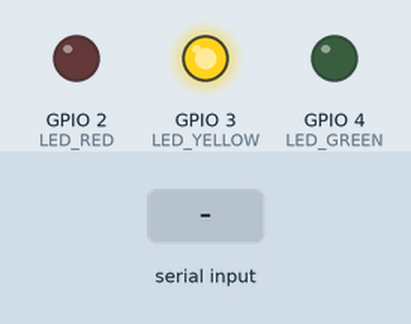
Bench run of a sketch on a simulated ESP32. Parts: output pins drawn as LEDs (lit = HIGH). The test bench sets the inputs (shaded band). WiFi joins after 1.5 s; servers stay silent unless stated; random numbers use the default seed unless the sketch sets one; what the sketch prints to the serial monitor is not drawn.

Above: at 1.2 s.
1.3 s: "1\n" received over Serial
At 2.1 s:
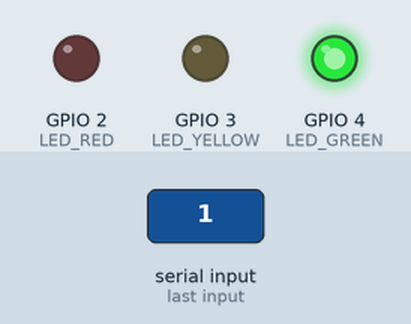
3.0 s: "1\n" received over the second serial link
Timing chart, 0 to 6.0 s (numbered marks = the images above; inputs shaded):
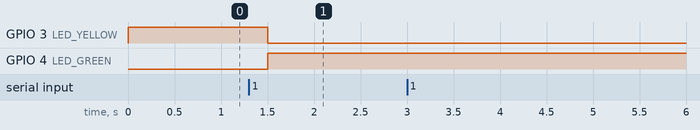

Measured:
- after the input at 3.0 s, every drawn part: stays the same

The sketch:

UWB_C3_WiFi.ino
```cpp
// 执行程序：Wi-Fi、UDP回传、UWB串口读取与解析。
// 所有需要填写的信息在同目录 UserConfig.h 中；请先打开该文件。
#include <Arduino.h>
#include <HardwareSerial.h>
#include <WiFi.h>
#include <WiFiUdp.h>
#include <esp_system.h>
#include "RangeFrameParser.h"

#include "UserConfig.h"
#if !defined(CONFIG_IDF_TARGET_ESP32C3)
#error "此工程用于ESP32-C3，请选择对应C3板型；S3请打开UWB_S3_WiFi工程。"
#endif

HardwareSerial UWB(1);
RangeFrameParser localParser(RECORDS_PER_FRAME);
WiFiUDP udp;
enum LinkState { CONNECTING, CONNECTED, TIMED_OUT };
LinkState state = CONNECTING;
uint32_t stateSince = 0, sequence = 0, sessionId = 0;
uint32_t lastHeartbeat = 0, lastByte = 0, lastStatus = 0;
uint32_t droppedBytes = 0, sendErrors = 0;
uint8_t raw[128];
size_t rawLength = 0;
String deviceId;
char command[128];
size_t commandLength = 0;
bool commandOverflow = false;

void leds(bool red, bool yellow, bool green) {
  digitalWrite(LED_RED, red == LED_ACTIVE_HIGH ? HIGH : LOW);
  digitalWrite(LED_YELLOW, yellow == LED_ACTIVE_HIGH ? HIGH : LOW);
  digitalWrite(LED_GREEN, green == LED_ACTIVE_HIGH ? HIGH : LOW);
}

void startConnect() {
  state = CONNECTING;
  stateSince = millis();
  leds(false, true, false);
  WiFi.begin(WIFI_SSID, WIFI_PASSWORD);
  Serial.printf("正在连接 Wi-Fi：%s\n", WIFI_SSID); // 不打印密码
}

void updateWiFi() {
  const uint32_t now = millis();
  if (WiFi.status() == WL_CONNECTED) {
    if (state != CONNECTED) {
      state = CONNECTED;
      leds(false, false, true);
      udp.begin(0); // 使用本地临时 UDP 端口
      Serial.printf("Wi-Fi连接成功，本机 IP：%s，上位机：%s:%u\n",
                    WiFi.localIP().toString().c_str(), PC_IP, PC_UDP_PORT);
    }
    return;
  }
  if (state == CONNECTED) {
    udp.stop();
    WiFi.disconnect();
    startConnect();
  } else if (state == CONNECTING && now - stateSince >= CONNECT_TIMEOUT_MS) {
    state = TIMED_OUT;
    stateSince = now;
    WiFi.disconnect();
    leds(true, false, false);
    Serial.println("Wi-Fi连接超时：红灯点亮，5秒后重试。");
  } else if (state == TIMED_OUT && now - stateSince >= RETRY_WAIT_MS) {
    startConnect();
  }
}

// 原始串口字节不改写。十六进制只用于 JSON 传输表示；后端恢复字节解析。
// 添加本机身份、启动会话和序号，避免标签混淆及 UDP 丢包后拼错帧。
void sendRaw(const uint8_t *data, size_t length) {
  if (state != CONNECTED) { droppedBytes += length; return; }
  char hex[257];
  const char *digits = "0123456789ABCDEF";
  for (size_t i = 0; i < length; ++i) {
    hex[2 * i] = digits[data[i] >> 4];
    hex[2 * i + 1] = digits[data[i] & 15];
  }
  hex[2 * length] = 0;
  char packet[640];
  const int n = snprintf(packet, sizeof(packet),
    "{\"v\":1,\"device\":\"%s\",\"session\":%lu,\"seq\":%lu,"
    "\"role\":\"%s\",\"self_id\":\"%s\",\"records\":%u,"
    "\"uptime_ms\":%lu,\"hex\":\"%s\"}", deviceId.c_str(),
    (unsigned long)sessionId, (unsigned long)sequence++, LOCAL_ROLE,
    LOCAL_ID_HEX, RECORDS_PER_FRAME, (unsigned long)millis(), hex);
  if (n <= 0 || n >= (int)sizeof(packet)) { ++sendErrors; return; }
  if (!udp.beginPacket(PC_IP, PC_UDP_PORT)) { ++sendErrors; return; }
  udp.write((const uint8_t *)packet, n);
  if (!udp.endPacket()) ++sendErrors;
}

// 保留电脑串口发送 AT 指令的能力，自动补上回车换行。
// AT 配置前仍需按手册将 UWB 自身 GPIO17 拉低；测距时恢复高/悬空。
void readCommands() {
  while (Serial.available()) {
    char c = (char)Serial.read();
    if (c == '\r' || c == '\n') {
      if (commandOverflow) Serial.println("指令过长，已丢弃。");
      else if (commandLength) {
        command[commandLength] = 0;
        UWB.write((const uint8_t *)command, commandLength);
        UWB.print("\r\n");
        Serial.printf("发送指令：%s\n", command);
      }
      commandLength = 0;
      commandOverflow = false;
    } else if (!commandOverflow) {
      if (commandLength < sizeof(command) - 1) command[commandLength++] = c;
      else commandOverflow = true;
    }
  }
}

// 本地保留先前程序的可读距离；网络发送的仍是原始字节。
void printLocalRange() {
  const uint8_t *f = localParser.frame;
  for (uint8_t i = 0; i < RECORDS_PER_FRAME; ++i) {
    const size_t k = 5 + 6 * i;
    const uint32_t id = (uint32_t(f[k]) << 24) | (uint32_t(f[k+1]) << 16)
                      | (uint32_t(f[k+2]) << 8) | f[k+3];
    const uint16_t cm = (uint16_t(f[k+4]) << 8) | f[k+5];
    Serial.printf("距离%s%lu号，相距%u cm。\n", f[4] ? "基站" : "标签",
                  (unsigned long)id, (unsigned)cm);
  }
}

// 让AT指令的可读回复继续出现在串口监视器。
void printTextByte(uint8_t b) {
  if ((b >= 32 && b <= 126) || b == '\r' || b == '\n') Serial.write(b);
}

void flushRaw() {
  if (!rawLength) return;
  sendRaw(raw, rawLength);
  if (PRINT_RAW_HEX) {
    Serial.print("串口原始数据：");
    for (size_t i = 0; i < rawLength; ++i) Serial.printf("%02X ", raw[i]);
    Serial.println();
  }
  rawLength = 0;
}

void setup() {
  Serial.begin(CONSOLE_BAUD); // 电脑调试串口，与 UWB 921600 独立
  pinMode(LED_RED, OUTPUT); pinMode(LED_YELLOW, OUTPUT); pinMode(LED_GREEN, OUTPUT);
  leds(false, true, false);
  UWB.setRxBufferSize(4096);
  UWB.begin(UWB_BAUD, SERIAL_8N1, UWB_RX, UWB_TX);
  WiFi.mode(WIFI_STA);
  WiFi.setSleep(false); // 关闭 Wi-Fi 省电，可能避开某些接入点与省电机制的兼容问题。
  bool powerOK = WiFi.setTxPower(WIFI_POWER_8_5dBm); // 排查用：降低发射功率，观察是否与供电或射频状态有关
  Serial.printf("设置发射功率：%s\n", powerOK ? "成功" : "失败"); // 排查用：降低发射功率，观察是否与供电或射频状态有关
  WiFi.setAutoReconnect(false); // 使用本程序的非阻塞超时/重试状态机
  deviceId = WiFi.macAddress();
  sessionId = esp_random();
  startConnect();
}

void loop() {
  updateWiFi(); // 不使用等待联网的 while，断网时仍持续读取 UWB
  // 每轮最多处理512字节，防止串口持续输入时饿死 Wi-Fi 状态机。
  for (int i = 0; i < 512 && UWB.available(); ++i) {
    const uint8_t b = (uint8_t)UWB.read();
    raw[rawLength++] = b;
    if (localParser.push(b, printTextByte)) printLocalRange();
    lastByte = millis();
    if (rawLength == sizeof(raw)) flushRaw();
  }
  if (rawLength && millis() - lastByte >= 3) flushRaw();
  readCommands();
  if (millis() - lastHeartbeat >= 1000) {
    lastHeartbeat = millis();
    sendRaw(nullptr, 0); // 空字节心跳，电脑可区分“联网但无测距”
  }
  if (millis() - lastStatus >= 5000) {
    lastStatus = millis();
    Serial.printf("状态：%s；离线丢弃字节：%lu；UDP发送失败：%lu\n",
      state == CONNECTED ? "Wi-Fi已连接" : state == CONNECTING ? "连接中" : "连接超时",
      (unsigned long)droppedBytes, (unsigned long)sendErrors);
  }
}
```

RangeFrameParser.h
```cpp
#pragma once
#include <stdint.h>
#include <stddef.h>
#include <string.h>

// V1.2协议：2字节帧头、2字节版本、1字节对端角色；
// N组记录（4字节大端ID + 2字节大端厘米距离），最后2字节CRC。
class RangeFrameParser {
 public:
  uint8_t frame[67] = {};
  explicit RangeFrameParser(uint8_t count) : frameLength(7 + 6 * count) {}
  static uint16_t crc(const uint8_t *p, size_t n) {
    // 反射CCITT多项式，初值0、最终异或0；已与手册及用户样本核对。
    uint16_t c = 0;
    while (n--) {
      c ^= *p++;
      for (uint8_t i = 0; i < 8; ++i)
        c = (c & 1) ? (c >> 1) ^ 0x8408 : (c >> 1);
    }
    return c;
  }
  template <typename TextOutput>
  bool push(uint8_t b, TextOutput emitText) {
    if (frameLength < 13 || frameLength > sizeof(frame)) return false;
    frame[used++] = b;
    while (used) {
      if (frame[0] != 0x45 || (used >= 2 && frame[1] != 0x91)) {
        emitText(frame[0]);
        discardFirst();
        continue;
      }
      if (used < frameLength) return false;
      const uint16_t wireCRC = (uint16_t(frame[frameLength - 2]) << 8)
                              | frame[frameLength - 1];
      if (frame[4] <= 1 && crc(frame, frameLength - 2) == wireCRC) {
        used = 0;
        return true;
      }
      discardFirst(); // 校验失败：逐字节重新寻找帧头，不输出错误距离。
    }
    return false;
  }
 private:
  size_t used = 0;
  size_t frameLength;
  void discardFirst() {
    --used;
    memmove(frame, frame + 1, used);
  }
};
```

UserConfig.h
```cpp
#pragma once
#include <Arduino.h>

// ================================================================
// 信息输入区：只修改本文件；主程序 .ino 是执行区。
// 下面配置在重新编译/上传后生效，不能直接更改已烧录设备的参数。
// ================================================================

// 【1. 必填：Wi-Fi 名称与密码】只支持普通2.4GHz密码Wi-Fi。
// 电脑和ESP32必须处于可互通的同一局域网；不在代码中打印密码。
static constexpr char WIFI_SSID[] = "VisionStudio";      // ★ SSID
static constexpr char WIFI_PASSWORD[] = "VISIONstudio";  // ★ 密码

// 【2. 必填：上位机地址】填写电脑Wi-Fi网卡IPv4，不是ESP32的IP。
static constexpr char PC_IP[] = "10.11.11.166";
static constexpr uint16_t PC_UDP_PORT = 7788;

// 【3. 必填：本机UWB身份】与本机UWB模块的实际角色、ID保持一致。
// 移动标签用 tag；固定基站回传用 anchor。这些值不会自动设置UWB模块。
static constexpr char LOCAL_ROLE[] = "tag";
static constexpr char LOCAL_ID_HEX[] = "2"; // ★ 十六进制，不带0x；同角色设备ID不能重复
// 当前13字节帧填1；基站批量帧需与AT+OTOTAL一致，不是基站数量。
static constexpr uint8_t RECORDS_PER_FRAME = 1;

// 【4. 串口参数】UWB TX -> 本机RX；UWB RX -> 本机TX；两板必须共地。
static constexpr int UWB_RX = 1;
static constexpr int UWB_TX = 0;
static constexpr uint32_t UWB_BAUD = 921600;
static constexpr uint32_t CONSOLE_BAUD = 115200;
// 本地仍打印可读距离。true额外打印HEX；网络始终回传原始字节。
static constexpr bool PRINT_RAW_HEX = false;

// 【5. Wi-Fi 超时设置】黄色连接中；绿色联网；红色超时等待重试。
// 绿色仅代表Wi-Fi联网，不代表上位机已经收到UDP。
static constexpr uint32_t CONNECT_TIMEOUT_MS = 15000;
static constexpr uint32_t RETRY_WAIT_MS = 5000;

// 【6. C3外接状态灯】GPIO -> 限流电阻 -> LED正极，负极接GND。
static constexpr int LED_RED = 2;
static constexpr int LED_YELLOW = 3;
static constexpr int LED_GREEN = 4;
static constexpr bool LED_ACTIVE_HIGH = true; // 低电平点亮时改false
// GPIO2是启动绑带引脚，LED电路不能强制改变复位时所需电平。

static_assert(RECORDS_PER_FRAME >= 1 && RECORDS_PER_FRAME <= 10, "帧记录数量必须为1~10");
static_assert(PC_UDP_PORT > 0, "UDP端口不能为0");
static_assert(UWB_RX != UWB_TX, "UART收发引脚不能相同");
static_assert(CONNECT_TIMEOUT_MS > 0 && RETRY_WAIT_MS > 0, "超时和重试等待必须大于0");
```
